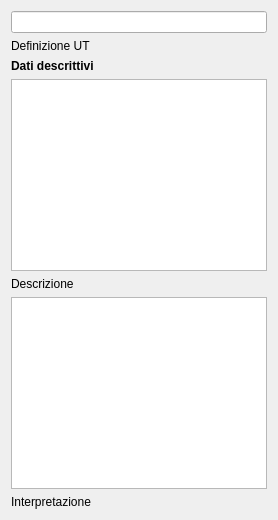
       <widget class="QWidget" name="tab">
        <attribute name="title">
         <string>Dati descrittivi</string>
        </attribute>
        <layout class="QGridLayout" name="gridLayout_7">
         <item row="2" column="0">
          <layout class="QVBoxLayout" name="verticalLayout_5">
           <item>
            <widget class="QLabel" name="label_13">
             <property name="font">
              <font>
               <weight>75</weight>
               <bold>true</bold>
              </font>
             </property>
             <property name="text">
              <string>Dati descrittivi</string>
             </property>
            </widget>
           </item>
           <item>
            <widget class="QTextEdit" name="textEdit_descrizione_ut">
             <property name="font">
              <font>
               <pointsize>10</pointsize>
              </font>
             </property>
             <property name="html">
              <string>&lt;!DOCTYPE HTML PUBLIC &quot;-//W3C//DTD HTML 4.0//EN&quot; &quot;http://www.w3.org/TR/REC-html40/strict.dtd&quot;&gt;
&lt;html&gt;&lt;head&gt;&lt;meta name=&quot;qrichtext&quot; content=&quot;1&quot; /&gt;&lt;style type=&quot;text/css&quot;&gt;
p, li { white-space: pre-wrap; }
&lt;/style&gt;&lt;/head&gt;&lt;body style=&quot; font-family:'MS Shell Dlg 2'; font-size:10pt; font-weight:400; font-style:normal;&quot;&gt;
&lt;p style=&quot;-qt-paragraph-type:empty; margin-top:0px; margin-bottom:0px; margin-left:0px; margin-right:0px; -qt-block-indent:0; text-indent:0px; font-family:'Lucida Grande'; font-size:13pt;&quot;&gt;&lt;br /&gt;&lt;/p&gt;&lt;/body&gt;&lt;/html&gt;</string>
             </property>
            </widget>
           </item>
           <item>
            <widget class="QLabel" name="label_6">
             <property name="text">
              <string>Descrizione </string>
             </property>
            </widget>
           </item>
           <item>
            <widget class="QTextEdit" name="textEdit_interpretazione_ut">
             <property name="font">
              <font>
               <pointsize>10</pointsize>
              </font>
             </property>
            </widget>
           </item>
           <item>
            <widget class="QLabel" name="label_7">
             <property name="text">
              <string>Interpretazione </string>
             </property>
            </widget>
           </item>
          </layout>
         </item>
         <item row="0" column="0">
          <widget class="QLineEdit" name="lineEdit_def_ut"/>
         </item>
         <item row="1" column="0">
          <widget class="QLabel" name="label_5">
           <property name="text">
            <string>Definizione UT</string>
           </property>
          </widget>
         </item>
        </layout>
       </widget>
